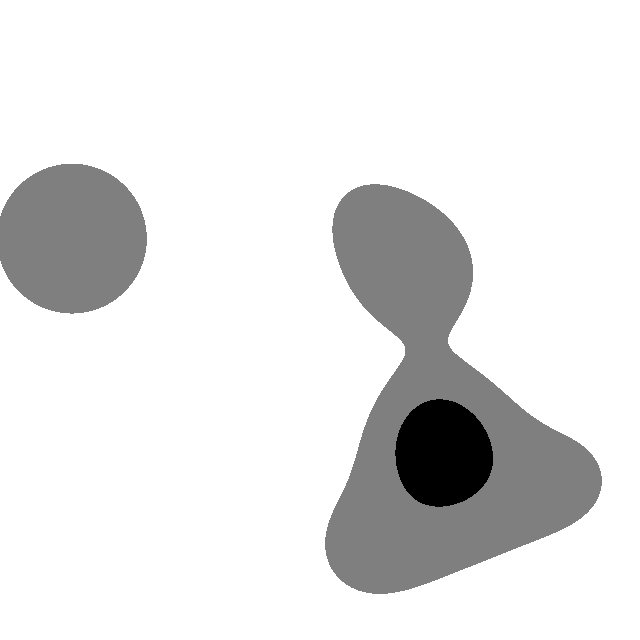
#> input picture backend/data/examples/pair_a_dem.tif, 640 x 640 px
$ python -i preprocessing.py   (imports and definitions only)
#> lines starting #> are read from the running program, lines starting #| are printed output that depends on the picture
#> further down, picture is the input picture: shape (640, 640, 3); min 7, max 9, mean 8.79
import cv2
import numpy as np

def preprocess(image, sensor=None, config=None):
    """
    Interface specified in Design.md:
    Inputs: (image, sensor, config)
    Outputs: {
        'image': processed_image,
        'metadata': metadata,
        'scale_factor': scale_factor
    }
    """
    if config is None:
        config = {}

    processed = image.copy()

    # 1. Grayscale where appropriate
    if len(processed.shape) == 3:
        processed = cv2.cvtColor(processed, cv2.COLOR_BGR2GRAY)

    # Convert high bit-depth to uint8 if needed
    if processed.dtype != np.uint8:
        processed = cv2.normalize(processed, None, 0, 255, cv2.NORM_MINMAX)
        processed = processed.astype(np.uint8)

    # 2. Denoising
    processed = cv2.GaussianBlur(processed, (3, 3), 0)

    # 3. CLAHE / local contrast enhancement
    clip_limit = config.get("clahe_clip_limit", 2.0)
    tile_grid_size = config.get("clahe_grid_size", (8, 8))
    clahe = cv2.createCLAHE(clipLimit=clip_limit, tileGridSize=tile_grid_size)
    processed = clahe.apply(processed)
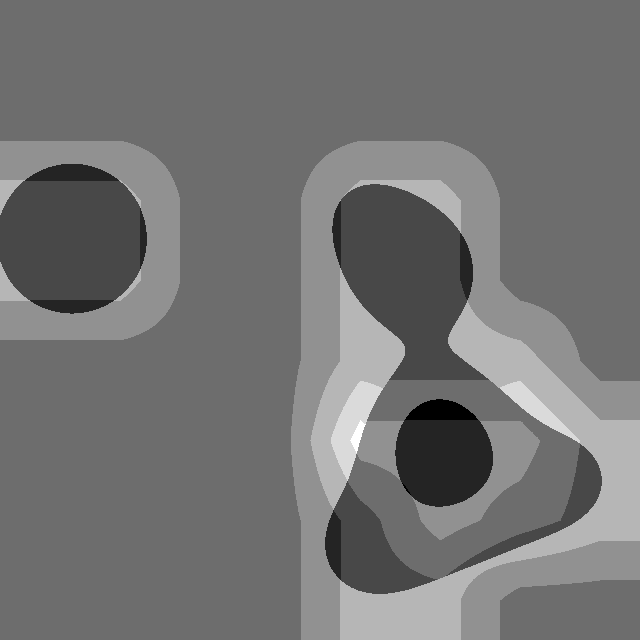
#> processed: shape (640, 640); min 9, max 16, mean 12.16; drawn with min black and max white

    # 4. Scale handling (tracked working scale factor)
    scale_factor = float(config.get("scale_factor", 1.0))

    metadata = {
        "sensor": sensor,
        "processed_shape": processed.shape,
        "clahe_applied": True
    }

    return {
        "image": processed,
        "metadata": metadata,
        "scale_factor": scale_factor
    }

>>> import cv2
>>> picture = cv2.imread('../backend/data/examples/pair_a_dem.tif')
>>> result = preprocess(picture)
#> result = 3 items
